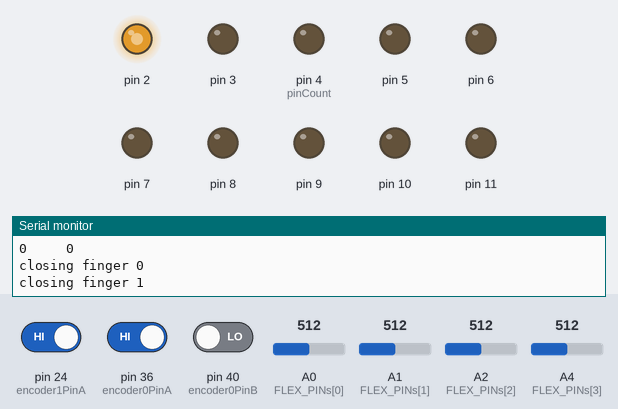
Recording of a sketch running on a simulated Arduino Mega 2560, built with avr-gcc and run on an emulated ATmega2560. Parts: output pins drawn as LEDs (lit = HIGH), the last lines printed to the serial monitor. The inputs (shaded band) are chosen by the test bench; at power-on: A0 (FLEX_PINs[0]) = 512, A4 (FLEX_PINs[3]) = 512, pin 24 (encoder1PinA) HIGH, pin 36 (encoder0PinA) HIGH, pin 40 (encoder0PinB) LOW, A1 (FLEX_PINs[1]) = 512, A2 (FLEX_PINs[2]) = 512. Pins used as bus, display or sensor lines are not drawn.

Above: at 1.2 s.
1.3 s: A0 (FLEX_PINs[0]) set to 716
At 2.6 s:
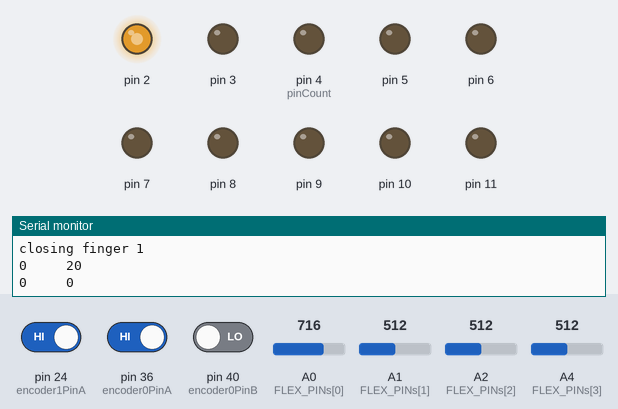
3.0 s: A4 (FLEX_PINs[3]) set to 441
6.0 s: A4 (FLEX_PINs[3]) set to 415
At 6.8 s:
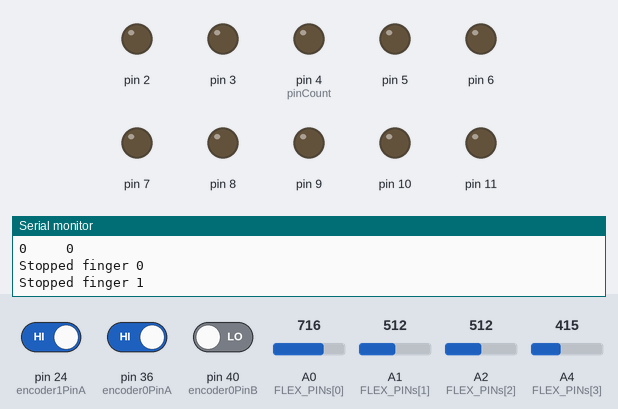
7.5 s: A0 (FLEX_PINs[0]) set to 705
Timing chart, 0 to 10.5 s (numbered marks = the images above; inputs shaded):
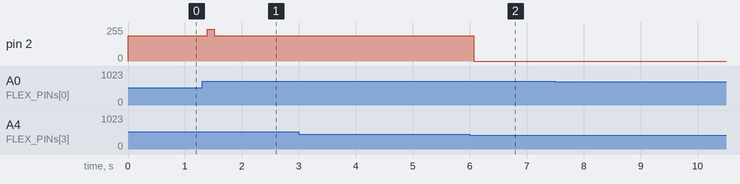

Measured:
- the behaviour switches between 432 and 431 on A4 (FLEX_PINs[3]) (found by bisection; images 1 and 2)
- after the input at 1.3 s, pin 2: 190/255 → 237/255 after 0.09 s, → 190/255 0.12 s later
- after the input at 6.0 s, pin 2: 191/255 → 0/255 after 0.07 s

The sketch:

sketch_may03a.ino
```cpp
#include <PID_v1.h>

//#define enc_th  A6 //thumb
#define enc_p  A10 //pointing
#define enc_m  A9 //middle
#define enc_r  A8 //ring
#define enc_l  A7 //little
//#define enc_th_s  A11 //thumb  side

int encoder0PinA = 36;
int encoder0PinB = 40;
int encoder0Pos = 0;
int encoder0PinALast = LOW;
int n0 = LOW;
long pos0 = 0;

int encoder1PinA = 24;
int encoder1PinB = 28;
int encoder1Pos = 0;
int encoder1PinALast = LOW;
int n1 = LOW;
long pos1 = 0;
int encoderPinALastR = 0;

int encoderPosR = 0;


//const int initB = {13};

const int FLEX_PINs[] = {A0, A1, A2, A4};//thumb, pointing, middle, thumb side
int pinCount = 4;
//int input, output; //for PID
double Setpoint, input, output;
int init_glove[] = {283, 300, 178, 415};//thumb, point middle thumb side
int fin_glove[] = {306, 510, 390, 445};
PID myPID(&input, &output, &Setpoint, 2, 1, 1, DIRECT);

void setup() {
  Serial.begin(9600);
 // pinMode(enc_th, INPUT);
 long pos0 = 0;
  pinMode(enc_p, INPUT);
  pinMode(enc_m, INPUT);
  pinMode(enc_r, INPUT);
  pinMode(enc_l, INPUT);
 // pinMode(enc_th_s, INPUT);

  pinMode(encoder0PinA, INPUT);
  pinMode(encoder0PinB, INPUT);
  pinMode(encoder1PinA, INPUT);
  pinMode(encoder1PinB, INPUT);


  Setpoint = 1;

  // pinMode(initB, INPUT);

  pinMode(4, OUTPUT);
  pinMode(5, OUTPUT);
  pinMode(6, OUTPUT);
  pinMode(7, OUTPUT);
  pinMode(8, OUTPUT);
  pinMode(9, OUTPUT);
  pinMode(10, OUTPUT);
  pinMode(11, OUTPUT);

  myPID.SetMode(AUTOMATIC);
  for (int thisPin = 0; thisPin < pinCount; thisPin++) {
    pinMode(FLEX_PINs[thisPin], INPUT);
  }

}

void Read(int n, int encoderPinA, int encoderPinB, int encoderPos){
 // encoderPosR = encoderPos;

  n = digitalRead(encoderPinA);
  if ((encoderPinALastR == LOW) && (n == HIGH)) {
    if (digitalRead(encoderPinB) == LOW) {
      encoderPosR--;
    } else {
      encoderPosR++;
    }
    pos0 = encoderPosR;
   // Serial.print (encoderPosR);
    //Serial.print ("\n");
    encoderPos = encoderPosR;
  }
  encoderPinALastR = n;
  }


//bool initiate(){
//
//  *init_glove=readGlove();//open hand
//  delay(3000);
//  *fin_glove=readGlove();//closed hand
//
//  if (init_glove[0]!=0 && fin_glove[0]!=0 ){
//     return 1;
//     }else{
//         return 0;
//         }
//}

int saferange(int finger, int value) {
  if (finger == 2 && (value > 720 || value < 1016 )) {//
    if (value < 720) {
      value = 720;
    }
    else if (value > 1016) {
      value = 1016;
    }
    else {}
    return  map(value, 720, 1016, 0, 90);
  }
  else if (finger == 3 && (value > 750 || value < 1006 )) {
    if (value < 720) {
      value = 720;
    }
    else if (value > 1006) {
      value = 1006;
    }
    else {}
    return map(value, 750, 1023, 0, 90);
  }
  //  else if (finger == 4 && (value > 750 || value < 1023 )) {
  //    if (value < 720) {
  //      value = 720;
  //    }
  //    else if (value > 1016) {
  //      value = 1016;
  //    }
  //    else {}
  //    return map(value, 750, 1023, 0, 90);
  //  }
  else if (finger == 5 && (value > 5 || value < 260 )) {
    if (value < 750) {
      value = 750;
    }
    else if (value > 1023) {
      value = 1023;
    }
    else {}
    value = 1000 - value;
    return map(value, 750, 1023, 0, 90);
  }
  else if (finger == 0 && (value > 0 || value < 20 )) {//thumb
    if (value < 0) {
      value = 0;
    }
    else if (value > 20) {
      value = 20;
    }
    else {}
    // return map(value, 0, 40, 0, 90);
    return value;
  }
  else if (finger == 1 && (value > 0 || value < 20 )) {
    if (value < 0) {
      value = 0;
    }
    else if (value > 20) {
      value = 20;
    }
    else {}
    return map(value, 0, 20, 0, 20);
  }
  else {
    return 0;
  }
}

void motor (int finger, int toClose, int pwm) {
  if (toClose == 1) { //close
    analogWrite(finger * 2, pwm);
    analogWrite((finger * 2 + 1), 0);
  }
  else if (toClose == 0) { //open
    analogWrite(finger * 2 + 1, pwm);
    analogWrite((finger * 2), 0);
  }
  else { //stop
    analogWrite(finger * 2 + 1, 0);
    analogWrite((finger * 2), 0);
  }
}


void direction(int enc, int ref, int finger) {

  double pwm = 0;

  if (enc > 0 || enc==0) {
    int diff = 0;
    diff = ref - enc;
    input = diff;
    myPID.Compute();
  //Serial.println("Inside the direction " + String(diff));
    //Serial.println(String(diff)+" diff");
    //Serial.println(String(output)+" output");
    pwm = map(output, 0, 255, 190, 250 );
    //  Serial.println(String(output) + " PID");
    if (diff > 10) {
      Serial.println("closing finger " + String(finger));
      motor(finger, 1, pwm);//to close
      delay(1);
    } else if (diff < -10) {
      Serial.println("openning finger " + String(finger));
      motor(finger, 0, pwm); //to open
      delay(1);
    } else {
      Serial.println("Stopped finger " + String(finger));
      motor(finger, 2, 150);//to stop
      delay(1);
    }
  } else {
    motor(finger, 2, 0);
  }
}


void loop() {
  int ready = 0;

  // if (digitalRead(initB)==HIGH){
  //   ready=initiate();
  //  Serial.println("Ready! You can start");
  //}
  //  if (ready==1){
  int ref[6];

  int flex[] = {0, 0, 0, 0};
  for (int thisPin = 0; thisPin < pinCount; thisPin++) {
    if (thisPin == 3) {
      flex[thisPin] = analogRead(FLEX_PINs[thisPin]);
    }
    else
    { flex[thisPin] = 1000 - analogRead(FLEX_PINs[thisPin]);
    }

    //Serial.print(" [" + String(init_glove[thisPin]) + "  " + String(flex[thisPin]) + "  " + String(fin_glove[thisPin]) + "] ");
    if (flex[thisPin] < init_glove[thisPin] ) {
      flex[thisPin] = init_glove[thisPin];
    }
    if (flex[thisPin] > fin_glove[thisPin] ) {
      flex[thisPin] = fin_glove[thisPin];
    }
    if (thisPin == 0) {

      ref[thisPin] = map(flex[thisPin], init_glove[thisPin], fin_glove[thisPin], 0, 20);
    }
    else if (thisPin==3){
      ref[thisPin] = map(flex[thisPin], init_glove[thisPin], fin_glove[thisPin], 0, 20);
      }
    else {
      ref[thisPin] = map(flex[thisPin], init_glove[thisPin], fin_glove[thisPin], 0, 90);
    }
  }
  ref[5] = ref[3];
  ref[3] = ref[2];
  ref[4] = ref[2];

Read(n0, encoder0PinA, encoder0PinB, encoder0Pos);

Read(n1, encoder1PinA, encoder1PinB, encoder1Pos);

  //  Serial.println();
  //  Serial.println(String(ref[0]) + "     " + String(ref[1]) + "      " +
  //                  String(ref[2]) + "      " + String(ref[3]) + "      " +
  //                  String(ref[4]) + "       " + String(ref[5]));
  //  Serial.println(String(saferange(2, analogRead(enc2))) + " " +
  //                 String(saferange(3, analogRead(enc3))) + " " +
  //                 String(saferange(4, analogRead(enc4))) + " " +
  //                 String(saferange(5, analogRead(enc5)))  );
  //  Serial.println(String(analogRead(enc_p)) + "     " + String(analogRead(enc_m)) + "      " +
  //                  String(analogRead(enc_r)) + "      " + String(analogRead(enc_l)) + "      " );
  //   String(analogRead(enc_th)) + "      " + String(analogRead(enc_th_s)));
//  Serial.println(String(saferange(2, analogRead(enc_p))) + "     " +
//                 String(saferange(3, analogRead(enc_m))) + "      " +
//                 String(saferange(3, analogRead(enc_r))) + "      " +
//                 String(saferange(3, analogRead(enc_l))) + "      " );
Serial.println(String(ref[0]) + "     " + String(ref[5]));

 Serial.println(String(saferange(0, encoderPosR)) + "     " +
                String(saferange(1, encoder1Pos)) + "     "
                //String(saferange(2,analogRead(enc_p))) + "     " +
                // String(saferange(3, analogRead(enc_m))) + "      " +
                 //String(saferange(3, analogRead(enc_r))) + "      " +
                // String(saferange(3, analogRead(enc_l))) + "      "
                 );

 // Serial.println(String(analogRead(A7)));
  // direction(saferange(2, analogRead(enc_p)), ref[1], 2);
//  direction(saferange(3, analogRead(enc_m)), ref[2], 3);
  direction(saferange(0, encoder0Pos), ref[0], 0);
  direction(saferange(1, encoder1Pos), ref[5], 1);
  // direction(saferange(3, analogRead(enc_m)), ref[4], 5);
  //direction(saferange(1, analogRead(enc_th)), ref[0], 1);
  //direction(saferange(6, analogRead(enc_th_s)), ref[3], 6);
  //  }
  // else{
 // delay(500);
  //  }


  //myPID.Compute();
  //Serial.print(String(analogRead(enc1)) + ' ');
  //Serial.print(String(analogRead(enc2)) + ' ');
  //Serial.print(String(analogRead(enc3)) + ' ');
  //Serial.print(String(analogRead(enc4)) + ' ');
  //   Serial.println("Here");


  //Serial.println();
 // delay(1);
}
```
